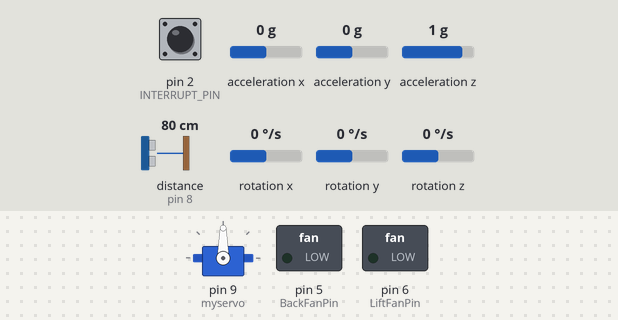
The sketch below on a simulated Arduino Uno, built with avr-gcc and run on an emulated ATmega328P. On the bench: servo, switched loads named in the sketch (green lamp = pin HIGH). Wiring (inferred from the names in the program): ultrasonic range finder: trigger pin 12; echo pin 8. Inputs (shaded band) come from the test bench; at power-on: distance to the obstacle (sensor on pin 8) 80 cm, rotation z 0 °/s, acceleration x 0 g, pin 2 (INTERRUPT_PIN) LOW, acceleration y 0 g, acceleration z 1 g, rotation x 0 °/s, rotation y 0 °/s. The echo pulse lasts 58.3 µs per cm; the sensor or clock chip raises its interrupt line as the real part does; pins used as bus, display or sensor lines are not drawn; what the sketch prints to the serial monitor is not drawn.

Above: at 2.8 s.
2.9 s: distance to the obstacle (sensor on pin 8) set to 2 cm
At 3.7 s:
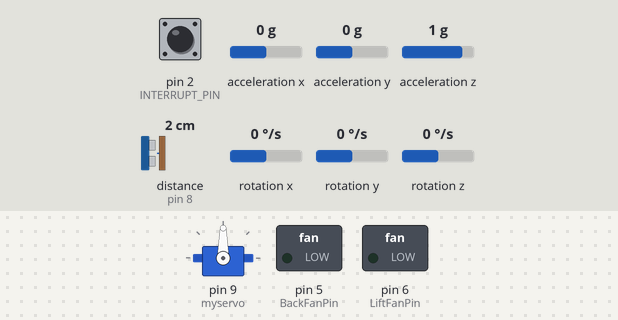
5.9 s: rotation z set to -192 °/s
At 7.3 s:
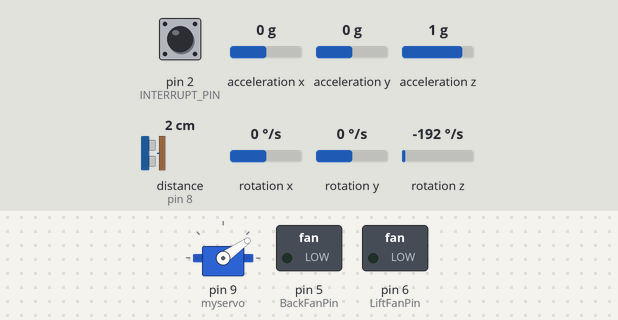
8.9 s: distance to the obstacle (sensor on pin 8) set to 47 cm
11.6 s: distance to the obstacle (sensor on pin 8) set to 55 cm
14.6 s: acceleration x set to -1.4 g
At 17.37 s:
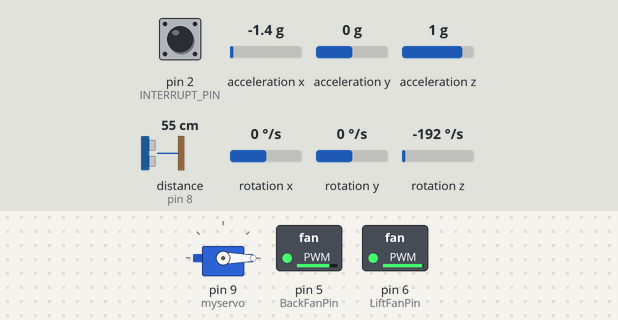
17.6 s: distance to the obstacle (sensor on pin 8) set to 4 cm
At 18.5 s:
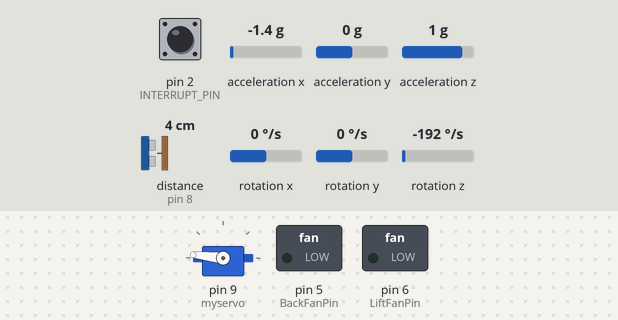
Timing chart, 0 to 33.6 s (numbered marks = the images above; inputs shaded):
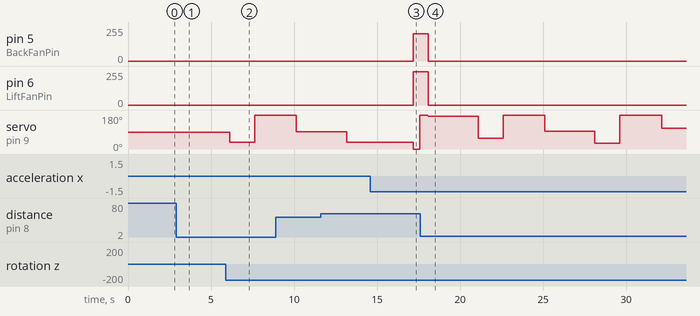

Measured:
- after the input at 2.9 s, pin 5 (BackFanPin): stays 0/255 (without the input it goes to 204/255 after 0.22 s); pin 6 (LiftFanPin): stays 0/255 (without the input it goes to 250/255 after 0.22 s)
- after the input at 17.6 s, pin 5 (BackFanPin): 204/255 → 0/255 after 0.49 s; pin 6 (LiftFanPin): 250/255 → 0/255 after 0.49 s
- by itself, servo on pin 9 (myservo): ramps from 180° to 30° and jumps back, once every 7.0 s

The sketch:

small_hovercraft_old.ino
```cpp
#include "I2Cdev.h"
#include<Servo.h>
#include "MPU6050_6Axis_MotionApps20.h"

// is used in I2Cdev.h
#if I2CDEV_IMPLEMENTATION == I2CDEV_ARDUINO_WIRE
#include "Wire.h"
#endif
#define echoPin1 8 // attach pin D2 Arduino to pin Echo of HC-SR04
#define trigPin1 12


Servo myservo;  // create servo object to control a servo
int val;    // variable to read the value from the analog pin
int degree;    // variable to read the value from the analog pin
int LiftFanPin = 6;    // LED connected to digital pin 9
int BackFanPin = 5;    // LED connected to digital pin 9
int dir=0;
int flag1=0;
int flag2=0;
int flag4=0;

int period = 100;
unsigned long time_now = 0;

long duration1; // variable for the duration of sound wave travel
int distance_front;
int distance_front1;

MPU6050 mpu;


#define INTERRUPT_PIN 2  // use pin 2 on Arduino Uno & most boards
#define LED_PIN 13 // (Arduino is 13, Teensy is 11, Teensy++ is 6)


// MPU control/status vars
bool dmpReady = false;  // set true if DMP init was successful
uint8_t mpuIntStatus;   // holds actual interrupt status byte from MPU
uint8_t devStatus;      // return status after each device operation (0 = success, !0 = error)
uint16_t packetSize;    // expected DMP packet size (default is 42 bytes)
uint16_t fifoCount;     // count of all bytes currently in FIFO
uint8_t fifoBuffer[64]; // FIFO storage buffer

// orientation/motion vars
Quaternion q;           // [w, x, y, z]         quaternion container
VectorInt16 aa;         // [x, y, z]            accel sensor measurements
VectorInt16 aaReal;     // [x, y, z]            gravity-free accel sensor measurements
VectorInt16 aaWorld;    // [x, y, z]            world-frame accel sensor measurements
VectorFloat gravity;    // [x, y, z]            gravity vector
float euler[3];         // [psi, theta, phi]    Euler angle container
float ypr[3];           // [yaw, pitch, roll]   yaw/pitch/roll container and gravity vector
int flag=0;
int yaw;


// ================================================================
// ===               INTERRUPT DETECTION ROUTINE                ===
// ================================================================

volatile bool mpuInterrupt = false;     // indicates whether MPU interrupt pin has gone high
void dmpDataReady() {
    mpuInterrupt = true;
}


void setup() {


    // join I2C bus (I2Cdev library doesn't do this automatically)
    #if I2CDEV_IMPLEMENTATION == I2CDEV_ARDUINO_WIRE
        Wire.begin();
        Wire.setClock(400000); // 400kHz I2C clock. Comment this line if having compilation difficulties
    #elif I2CDEV_IMPLEMENTATION == I2CDEV_BUILTIN_FASTWIRE
        Fastwire::setup(400, true);
    #endif

    // initialize serial communication
    // (115200 chosen because it is required for Teapot Demo output, but it's
    // really up to you depending on your project)
    Serial.begin(9600);
    while (!Serial);

    Serial.println(F("Initializing I2C devices..."));
    mpu.initialize();
    pinMode(INTERRUPT_PIN, INPUT);

    // verify connection
    Serial.println(F("Testing device connections..."));
    Serial.println(mpu.testConnection() ? F("MPU6050 connection successful") : F("MPU6050 connection failed"));


    // load and configure the DMP
    Serial.println(F("Initializing DMP..."));
    devStatus = mpu.dmpInitialize();

    // supply your own gyro offsets here, scaled for min sensitivity
    mpu.setXGyroOffset(4);
    mpu.setYGyroOffset(-3);
    mpu.setZGyroOffset(-24);
    mpu.setZAccelOffset(491); // 1688 factory default for my test chip

    // make sure it worked (returns 0 if so)
    if (devStatus == 0) {
        // Calibration Time: generate offsets and calibrate our MPU6050
        mpu.CalibrateAccel(6);
        mpu.CalibrateGyro(6);
        mpu.PrintActiveOffsets();
        // turn on the DMP, now that it's ready
        Serial.println(F("Enabling DMP..."));
        mpu.setDMPEnabled(true);

        // enable Arduino interrupt detection
        Serial.print(F("Enabling interrupt detection (Arduino external interrupt "));
        Serial.print(digitalPinToInterrupt(INTERRUPT_PIN));
        Serial.println(F(")..."));
        attachInterrupt(digitalPinToInterrupt(INTERRUPT_PIN), dmpDataReady, RISING);
        mpuIntStatus = mpu.getIntStatus();

        // set our DMP Ready flag so the main loop() function knows it's okay to use it
        Serial.println(F("DMP ready! Waiting for first interrupt..."));
        dmpReady = true;

        // get expected DMP packet size for later comparison
        packetSize = mpu.dmpGetFIFOPacketSize();
    } else {
        // ERROR!
        // 1 = initial memory load failed
        // 2 = DMP configuration updates failed
        // (if it's going to break, usually the code will be 1)
        Serial.print(F("DMP Initialization failed (code "));
        Serial.print(devStatus);
        Serial.println(F(")"));
    }

    Wire.setWireTimeout(3000, true);
     pinMode(trigPin1, OUTPUT); // Sets the trigPin as an OUTPUT
      pinMode(echoPin1, INPUT); // Sets the echoPin as an INPUT
    delay(1000);
   myservo.attach(9);
}


void loop() {

    if(dir==0){yaw=ypr[0] * 180/M_PI;}          //straight

  else if(dir==1){
                  yaw=ypr[0] * 180/M_PI+90;
                  if(yaw>180){yaw=yaw-360;}
                 } //left

  else if(dir==3){
                  yaw=ypr[0] * 180/M_PI-90;
                  if(yaw<-180){yaw=yaw+360;}
                  }  //right

  else if(dir==2){
                  yaw=ypr[0] * 180/M_PI;
                  if(yaw<0){yaw=yaw+180;}
                  else{yaw=yaw-180;}
                 }  //back

    degree=90-yaw;
    myservo.write(degree);

    if(flag2==1){delay(1000);flag2=0;}


    if(millis() >= time_now + period){
        time_now += period;
         digitalWrite(trigPin1, LOW);
         delayMicroseconds(2);
         digitalWrite(trigPin1, HIGH);
         delayMicroseconds(10);
         digitalWrite(trigPin1, LOW);
         duration1 = pulseIn(echoPin1, HIGH);
         distance_front1 = duration1 * 0.034 / 2;
         if(distance_front1<51){
          digitalWrite(trigPin1, LOW);
         delayMicroseconds(2);
         digitalWrite(trigPin1, HIGH);
         delayMicroseconds(10);
         digitalWrite(trigPin1, LOW);
         duration1 = pulseIn(echoPin1, HIGH);
         distance_front = duration1 * 0.034 / 2;}else{distance_front=distance_front1;}
         }

      if(yaw<80 & yaw>-85){flag4=1;}else{flag4=0;}

      if(distance_front<=50&flag4==1){
           analogWrite(LiftFanPin, 0);
           analogWrite(BackFanPin,0);
            delay(3000);
            flag1=1;
        }

    if (!dmpReady) return;
    // read a packet from FIFO
    if (mpu.dmpGetCurrentFIFOPacket(fifoBuffer)) { // Get the Latest packet

            mpu.dmpGetQuaternion(&q, fifoBuffer);
            mpu.dmpGetGravity(&gravity, &q);
            mpu.dmpGetYawPitchRoll(ypr, &q, &gravity);

    }


  if(dir==0){yaw=ypr[0] * 180/M_PI;}          //straight

  else if(dir==1){
                  yaw=ypr[0] * 180/M_PI+90;
                  if(yaw>180){yaw=yaw-360;}
                 } //left

  else if(dir==3){
                  yaw=ypr[0] * 180/M_PI-90;
                  if(yaw<-180){yaw=yaw+360;}
                  }  //right

  else if(dir==2){
                  yaw=ypr[0] * 180/M_PI;
                  if(yaw<0){yaw=yaw+180;}
                  else{yaw=yaw-180;}
                 }
  degree=90-yaw;


  if(flag==0){
              delay(1500);
              analogWrite(LiftFanPin, 250);
              analogWrite(BackFanPin, 204);
              flag=1;
             }


  if(distance_front<=50&flag1==1&flag4==1){

          if(yaw>=0){ myservo.write(degree+90);}
          else{myservo.write(degree-90);}
          delay(1500);

          digitalWrite(trigPin1, LOW);
          delayMicroseconds(2);
          digitalWrite(trigPin1, HIGH);
          delayMicroseconds(10);
          digitalWrite(trigPin1, LOW);
          duration1 = pulseIn(echoPin1, HIGH);
          distance_front = duration1 * 0.034 / 2;

         if(yaw>=0){
                    if(distance_front>=50){dir=(dir-1+4);}
                    else{dir=dir+1;}

        }else{
                    if(distance_front<=50){dir=(dir-1+4);}
                    else{dir=dir+1;}
             }

        dir=dir%4;
        flag=0;
        flag1=0;
        flag2=1;
        }

}
```
